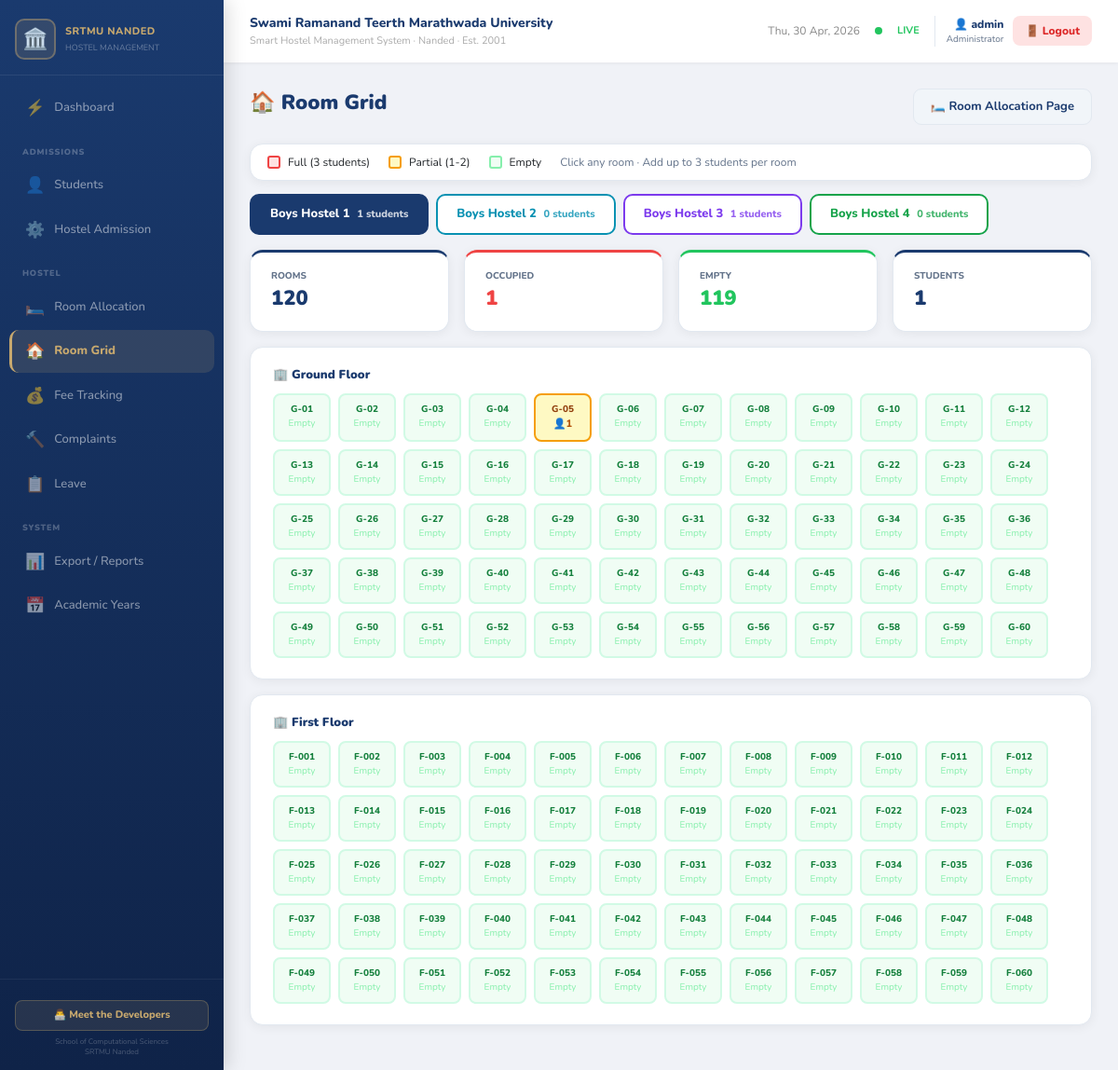
The app's page /rooms/ (signed in) with its own data.
### hostel/models.py (models this page shows, shortened)
class Student(models.Model):
    name = models.CharField(max_length=200, validators=[validate_name])
    aadhar = models.CharField(max_length=12, unique=True, validators=[validate_aadhar])
    gender = models.CharField(max_length=10, choices=GENDER_CHOICES, default='Male')
    category = models.CharField(max_length=20, choices=CATEGORY_CHOICES, default='General')
    phone = models.CharField(max_length=10, validators=[validate_phone])
    email = models.EmailField(blank=True)
    father_name = models.CharField(max_length=200, blank=True, validators=[validate_name])
    mother_name = models.CharField(max_length=200, blank=True, validators=[validate_name])
    guardian_phone = models.CharField(max_length=10, blank=True)
    school = models.CharField(max_length=200, choices=SCHOOL_CHOICES, blank=True)
    level = models.CharField(max_length=5, choices=LEVEL_CHOICES, default='UG')
    course = models.CharField(max_length=200)
    year = models.CharField(max_length=20)
    hostel = models.CharField(max_length=50, choices=HOSTEL_CHOICES, blank=True, default='')
    room = models.CharField(max_length=20, blank=True)
    admission_date = models.DateField(null=True, blank=True)
    address = models.TextField(blank=True)
    district = models.CharField(max_length=100, blank=True)
    fees = models.CharField(max_length=10, choices=FEE_CHOICES, default='Pending')
    fee_amount = models.DecimalField(max_digits=10, decimal_places=2, default=0)
    fee_paid_date = models.DateField(null=True, blank=True)
    receipt_number = models.CharField(max_length=50, blank=True)
    marks_10 = models.CharField(max_length=6, blank=True, validators=[validate_marks])
    marks_12 = models.CharField(max_length=6, blank=True, validators=[validate_marks])
    cet_marks_obtained = models.CharField(max_length=6, blank=True, validators=[validate_marks], help_text="CET marks obtained")
    cet_marks_total = models.CharField(max_length=6, blank=True, validators=[validate_marks], help_text="CET total marks")
    marks_ug = models.CharField(max_length=6, blank=True, validators=[validate_marks])
    marks_pg = models.CharField(max_length=6, blank=True, validators=[validate_marks])
    biometric_id = models.CharField(max_length=50, blank=True)
    remarks = models.TextField(blank=True)
    photo = models.ImageField(upload_to='student_photos/', blank=True, null=True)
    academic_year = models.ForeignKey(
        'AcademicYear', on_delete=models.SET_NULL,
        null=True, blank=True, related_name='students'
    )
    university_admitted = models.BooleanField(default=False, help_text="Has university admission been confirmed?")
    university_receipt_no = models.CharField(max_length=50, help_text="University admission receipt number")
    hostel_registered = models.BooleanField(default=False, help_text="Has hostel registration been done?")
    hostel_receipt_no = models.CharField(max_length=50, help_text="Hostel registration receipt number")
    hostel_approved = models.BooleanField(default=False, help_text="Approved for hostel admission")
    created_at = models.DateTimeField(auto_now_add=True)
    updated_at = models.DateTimeField(auto_now=True)
    class Meta:
        ordering = ['-created_at']

### hostel/views.py (the view)
# urls.py: path('rooms/', views.room_grid, name='room_grid'),
@login_required
def room_grid(request):
    students = Student.objects.exclude(room='').values('hostel', 'room', 'name', 'course', 'year', 'fees', 'category', 'pk')
    occ = {}
    for s in students:
        key = f"{s['hostel']}|{s['room']}"
        if key not in occ:
            occ[key] = []
        occ[key].append(s)
    hostels_data = []
    def gen_rooms(g_start, g_end, f_start, f_end):
        r = []
        for i in range(g_start, g_end+1): r.append(f'G-{str(i).zfill(2)}')
        for i in range(f_start, f_end+1): r.append(f'F-{str(i).zfill(3)}')
        return r
    hostel_configs = [
        ('Boys Hostel 1', '#1a3a6e', gen_rooms(1,60,1,60)),
        ('Boys Hostel 2', '#0891b2', gen_rooms(61,90,61,90)),
        ('Boys Hostel 3', '#7c3aed', gen_rooms(1,14,101,119)),
        ('Boys Hostel 4', '#16a34a', gen_rooms(1,12,1,12)),
    ]
    unmatched_students = []
    for name, color, rooms in hostel_configs:
        room_set = set(rooms)
        room_data = []
        matched_keys = set()
        for room in rooms:
            key = f"{name}|{room}"
            studs = occ.get(key, [])
            matched_keys.add(key)
            room_data.append({'room': room, 'students': studs, 'occupied': len(studs) > 0})
        for key, studs in occ.items():
            parts = key.split('|', 1)
            if len(parts) == 2 and parts[0] == name and key not in matched_keys:
                for s in studs:
                    unmatched_students.append({**s, 'stored_room': parts[1]})
        g_rooms = [r for r in room_data if r['room'].startswith('G')]
        f_rooms = [r for r in room_data if r['room'].startswith('F')]
        occupied_count = sum(1 for r in room_data if r['occupied'])
        hostels_data.append({
            'name': name, 'color': color,
            'g_rooms': g_rooms, 'f_rooms': f_rooms,
            'total': len(rooms), 'occupied': occupied_count,
            'empty': len(rooms) - occupied_count,
            'student_count': sum(len(r['students']) for r in room_data),
        })
    import json as json_mod
    hostels_json = json_mod.dumps([{
        'name': h['name'],
        'g_rooms': [{'room': r['room'], 'students': list(r['students']), 'occupied': r['occupied']} for r in h['g_rooms']],
        'f_rooms': [{'room': r['room'], 'students': list(r['students']), 'occupied': r['occupied']} for r in h['f_rooms']],
    } for h in hostels_data])
    hostel_colors = json_mod.dumps([h['color'] for h in hostels_data])
    return render(request, 'hostel/room_grid.html', {
        'hostels_data': hostels_data,
        'hostels_json': hostels_json,
        'hostel_colors': hostel_colors,
        'unmatched_students': unmatched_students,
    })

### templates/hostel/room_grid.html (shortened to what this page needs)
{% extends 'hostel/base.html' %}
{% block content %}
<div class="page-header">
  <h1 class="page-title">🏠 Room Grid</h1>
  <a href="{% url 'room_allocation' %}" class="btn-ghost">🛏️ Room Allocation Page</a>
</div>
<div class="card-srtmu" style="padding:10px 18px;margin-bottom:14px;display:flex;gap:20px;align-items:center;flex-wrap:wrap;font-size:12px;">
  <span class="d-flex align-items-center gap-2"><div style="width:14px;height:14px;border-radius:3px;background:#fee2e2;border:2px solid #ef4444;"></div> Full (3 students)</span>
  <span class="d-flex align-items-center gap-2"><div style="width:14px;height:14px;border-radius:3px;background:#fef9c3;border:2px solid #f59e0b;"></div> Partial (1-2)</span>
  <span class="d-flex align-items-center gap-2"><div style="width:14px;height:14px;border-radius:3px;background:#f0fdf4;border:2px solid #86efac;"></div> Empty</span>
  <span style="color:var(--muted);">Click any room · Add up to 3 students per room</span>
</div>
<div class="d-flex gap-2 mb-3 flex-wrap" id="hostelTabs">
  {% for h in hostels_data %}
  <button onclick="showHostel({{ forloop.counter0 }})" id="tab-{{ forloop.counter0 }}"
    style="padding:10px 20px;border-radius:10px;border:2px solid {{ h.color }};font-weight:800;font-size:13px;cursor:pointer;transition:all .15s;background:{% if forloop.first %}{{ h.color }}{% else %}#fff{% endif %};color:{% if forloop.first %}#fff{% else %}{{ h.color }}{% endif %};">
    {{ h.name }} <span style="margin-left:4px;font-size:11px;opacity:.8;">{{ h.student_count }} students</span>
  </button>
  {% endfor %}
</div>
{% for h in hostels_data %}
<div id="hostel-{{ forloop.counter0 }}" class="hostel-panel" {% if not forloop.first %}style="display:none"{% endif %}>
  <div class="row g-3 mb-3">
    <div class="col-3"><div class="stat-card" style="border-top:3px solid {{ h.color }}"><div style="font-size:10px;font-weight:800;color:var(--muted);text-transform:uppercase">Rooms</div><div style="font-size:22px;font-weight:900;color:{{ h.color }}">{{ h.total }}</div></div></div>
    <div class="col-3"><div class="stat-card" style="border-top:3px solid #ef4444"><div style="font-size:10px;font-weight:800;color:var(--muted);text-transform:uppercase">Occupied</div><div style="font-size:22px;font-weight:900;color:#ef4444">{{ h.occupied }}</div></div></div>
    <div class="col-3"><div class="stat-card" style="border-top:3px solid #22c55e"><div style="font-size:10px;font-weight:800;color:var(--muted);text-transform:uppercase">Empty</div><div style="font-size:22px;font-weight:900;color:#22c55e">{{ h.empty }}</div></div></div>
    <div class="col-3"><div class="stat-card" style="border-top:3px solid var(--navy)"><div style="font-size:10px;font-weight:800;color:var(--muted);text-transform:uppercase">Students</div><div style="font-size:22px;font-weight:900;color:var(--navy)">{{ h.student_count }}</div></div></div>
  </div>
  {% if h.g_rooms %}
  <div class="card-srtmu mb-3">
    <h3 style="font-size:13px;font-weight:900;color:var(--navy);margin-bottom:12px;">🏢 Ground Floor</h3>
    <div class="d-flex flex-wrap gap-2">
      {% for r in h.g_rooms %}{% with c=r.students|length %}
      <div onclick="showRoomModal('{{ r.room|escapejs }}','{{ h.name|escapejs }}')"
        style="padding:8px 6px;border-radius:8px;border:2px solid {% if c >= 3 %}#ef4444{% elif c > 0 %}#f59e0b{% else %}#d1fae5{% endif %};background:{% if c >= 3 %}#fee2e2{% elif c > 0 %}#fef9c3{% else %}#f0fdf4{% endif %};cursor:pointer;text-align:center;min-width:62px;transition:transform .12s;"
        onmouseover="this.style.transform='scale(1.07)'" onmouseout="this.style.transform='none'">
        <div style="font-size:10px;font-weight:800;color:{% if c >= 3 %}#dc2626{% elif c > 0 %}#92400e{% else %}#15803d{% endif %}">{{ r.room }}</div>
        {% if c > 0 %}<div style="font-size:11px;font-weight:800;color:{% if c >= 3 %}#dc2626{% else %}#b45309{% endif %};">👤{{ c }}</div>
        {% else %}<div style="font-size:10px;color:#86efac;">Empty</div>{% endif %}
      </div>{% endwith %}{% endfor %}
    </div>
  </div>
  {% endif %}
  {% if h.f_rooms %}
  <div class="card-srtmu">
    <h3 style="font-size:13px;font-weight:900;color:var(--navy);margin-bottom:12px;">🏢 First Floor</h3>
    <div class="d-flex flex-wrap gap-2">
      {% for r in h.f_rooms %}{% with c=r.students|length %}
      <div onclick="showRoomModal('{{ r.room|escapejs }}','{{ h.name|escapejs }}')"
        style="padding:8px 6px;border-radius:8px;border:2px solid {% if c >= 3 %}#ef4444{% elif c > 0 %}#f59e0b{% else %}#d1fae5{% endif %};background:{% if c >= 3 %}#fee2e2{% elif c > 0 %}#fef9c3{% else %}#f0fdf4{% endif %};cursor:pointer;text-align:center;min-width:62px;transition:transform .12s;"
        onmouseover="this.style.transform='scale(1.07)'" onmouseout="this.style.transform='none'">
        <div style="font-size:10px;font-weight:800;color:{% if c >= 3 %}#dc2626{% elif c > 0 %}#92400e{% else %}#15803d{% endif %}">{{ r.room }}</div>
        {% if c > 0 %}<div style="font-size:11px;font-weight:800;color:{% if c >= 3 %}#dc2626{% else %}#b45309{% endif %};">👤{{ c }}</div>
        {% else %}<div style="font-size:10px;color:#86efac;">Empty</div>{% endif %}
      </div>{% endwith %}{% endfor %}
    </div>
  </div>
  {% endif %}
</div>
{% endfor %}
{% endblock %}

### templates/hostel/base.html (shortened to what this page needs)
<!DOCTYPE html>
<html lang="en">
<head>
<link href="https://cdn.jsdelivr.net/npm/bootstrap@5.3.2/dist/css/bootstrap.min.css" rel="stylesheet"/>
</head>
<body>
<div class="sidebar">
  <div class="sidebar-logo">
    <div class="sidebar-brand">
      <div class="sidebar-icon">🏛️</div>
      <div>
        <div class="sidebar-title">SRTMU NANDED</div>
        <div class="sidebar-sub">HOSTEL MANAGEMENT</div>
      </div>
    </div>
  </div>
  <nav class="sidebar-nav">
    <a href="{% url 'dashboard' %}" class="nav-item {% if request.resolver_match.url_name == 'dashboard' %}active{% endif %}"><span class="nav-icon">⚡</span> Dashboard</a>
    <div class="nav-section-label">Admissions</div>
    <a href="{% url 'student_list' %}" class="nav-item {% if 'student' in request.resolver_match.url_name %}active{% endif %}"><span class="nav-icon">👤</span> Students</a>
    <a href="{% url 'hostel_admission_config' %}" class="nav-item {% if 'hostel_admission' in request.resolver_match.url_name %}active{% endif %}"><span class="nav-icon">⚙️</span> Hostel Admission</a>
    <div class="nav-section-label">Hostel</div>
    <a href="{% url 'room_allocation' %}" class="nav-item {% if request.resolver_match.url_name == 'room_allocation' %}active{% endif %}"><span class="nav-icon">🛏️</span> Room Allocation</a>
    <a href="{% url 'room_grid' %}" class="nav-item {% if request.resolver_match.url_name == 'room_grid' %}active{% endif %}"><span class="nav-icon">🏠</span> Room Grid</a>
    <a href="{% url 'fee_tracking' %}" class="nav-item {% if 'fee' in request.resolver_match.url_name %}active{% endif %}"><span class="nav-icon">💰</span> Fee Tracking</a>
    <a href="{% url 'complaint_list' %}" class="nav-item {% if 'complaint' in request.resolver_match.url_name %}active{% endif %}"><span class="nav-icon">🔨</span> Complaints</a>
    <a href="{% url 'leave_list' %}" class="nav-item {% if 'leave' in request.resolver_match.url_name %}active{% endif %}"><span class="nav-icon">📋</span> Leave</a>
    <div class="nav-section-label">System</div>
    <a href="{% url 'export_reports' %}" class="nav-item {% if 'export' in request.resolver_match.url_name %}active{% endif %}"><span class="nav-icon">📊</span> Export / Reports</a>
    <a href="{% url 'academic_year_list' %}" class="nav-item {% if 'academic_year' in request.resolver_match.url_name %}active{% endif %}"><span class="nav-icon">📅</span> Academic Years</a>
  </nav>
  <div class="sidebar-footer">
    <button class="dev-btn" onclick="document.getElementById('devModal').classList.add('show')">👨‍💻 Meet the Developers</button>
    <div style="font-size:8px;color:rgba(255,255,255,.25);margin-top:6px;line-height:1.4;">School of Computational Sciences<br/>SRTMU Nanded</div>
  </div>
</div>
<div class="main-wrap">
  <div class="topbar">
    <div>
      <div class="topbar-title">Swami Ramanand Teerth Marathwada University</div>
      <div class="topbar-sub">Smart Hostel Management System · Nanded · Est. 2001</div>
    </div>
    <div class="d-flex align-items-center gap-3">
      <span style="font-size:12px;color:#888;" id="curr-date"></span>
      <div class="live-dot"></div>
      <span style="font-size:11px;color:var(--green);font-weight:700;">LIVE</span>
      {% if user.is_authenticated %}
      <div style="display:flex;align-items:center;gap:10px;padding-left:12px;border-left:1px solid var(--border);">
        <div style="text-align:right;">
          <div style="font-size:12px;font-weight:800;color:var(--navy);">👤 {{ user.username }}</div>
          <div style="font-size:10px;color:var(--muted);">Administrator</div>
        </div>
        <form method="post" action="/logout/" style="margin:0;">
          <button type="submit" style="background:#fee2e2;color:#dc2626;border:none;border-radius:8px;padding:7px 13px;font-size:12px;font-weight:800;cursor:pointer;font-family:Nunito,sans-serif;">🚪 Logout</button>
        </form>
      </div>
      {% endif %}
    </div>
  </div>
  <div class="content">
    {% block content %}{% endblock %}
  </div>
</div>
</body>
</html>

### records on screen
Student: name "Boys Hostel 1", student_count "1"
Student: name "Boys Hostel 3", student_count "1"

### other values on screen
{{ user.username }} "admin"
{{ h.name }} "Boys Hostel 2" "Boys Hostel 4"
{{ h.student_count }} "0" "0"
{{ h.total }} "120"
{{ h.occupied }} "1"
{{ h.empty }} "119"
{{ h.student_count }} "1"
{{ r.room }} "G-01" "G-02" "G-03" "G-04" "G-05" "G-06" "G-07" "G-08" "G-09" "G-10" "G-11" "G-12" "G-13" "G-14" "G-15" "G-16" "G-17" "G-18" "G-19" "G-20" "G-21" "G-22" "G-23" "G-24" "G-25" "G-26" "G-27" "G-28" "G-29" "G-30" "G-31" "G-32" "G-33" "G-34" "G-35" "G-36" "G-37" "G-38" "G-39" "G-40" "G-41" "G-42" "G-43" "G-44" "G-45" "G-46" "G-47" "G-48" "G-49" "G-50" "G-51" "G-52" "G-53" "G-54" "G-55" "G-56" "G-57" "G-58" "G-59" "G-60"
{{ c }} "1"
{{ r.room }} "F-001" "F-002" "F-003" "F-004" "F-005" "F-006" "F-007" "F-008" "F-009" "F-010" "F-011" "F-012" "F-013" "F-014" "F-015" "F-016" "F-017" "F-018" "F-019" "F-020" "F-021" "F-022" "F-023" "F-024" "F-025" "F-026" "F-027" "F-028" "F-029" "F-030" "F-031" "F-032" "F-033" "F-034" "F-035" "F-036" "F-037" "F-038" "F-039" "F-040" "F-041" "F-042" "F-043" "F-044" "F-045" "F-046" "F-047" "F-048" "F-049" "F-050" "F-051" "F-052" "F-053" "F-054" "F-055" "F-056" "F-057" "F-058" "F-059" "F-060"
